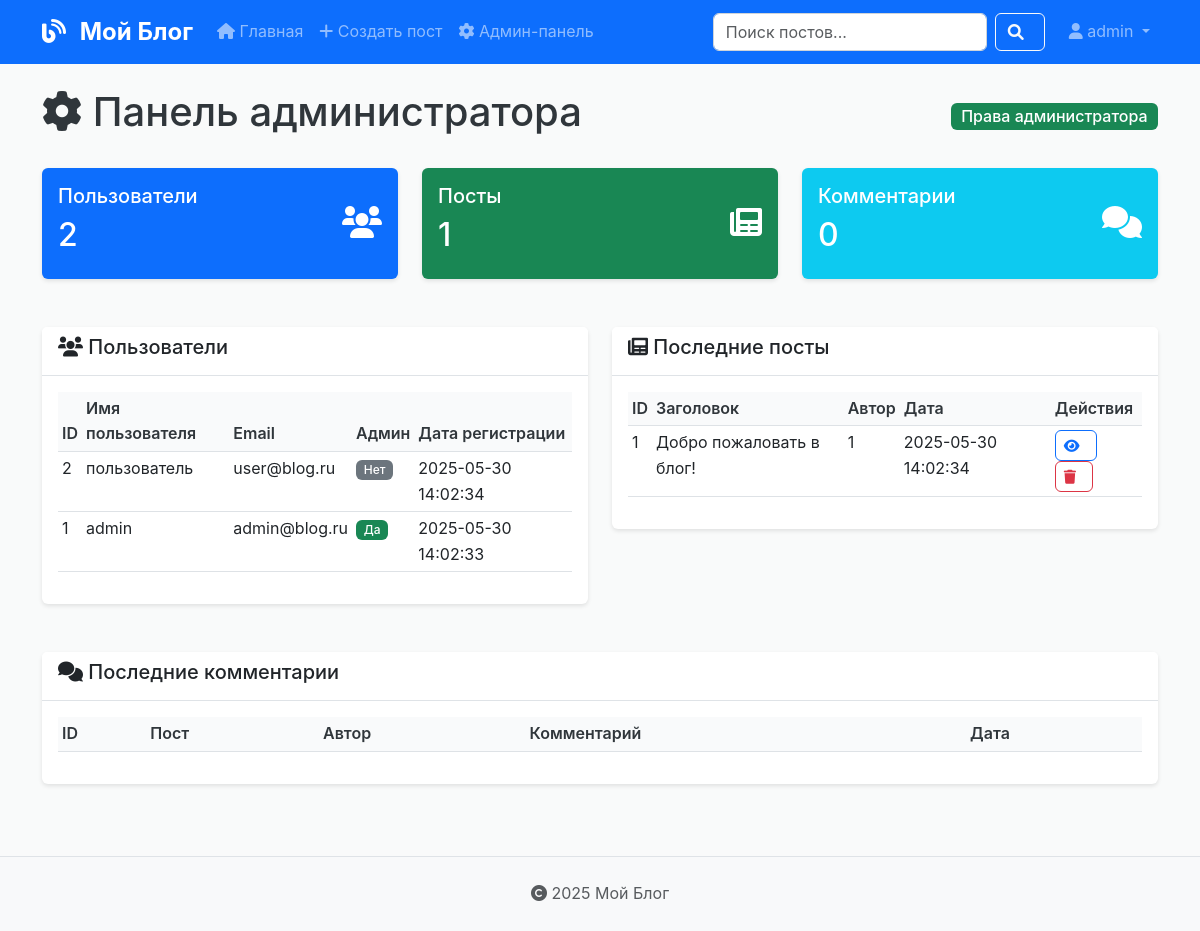
Page /admin (signed in) on the earlier database version.
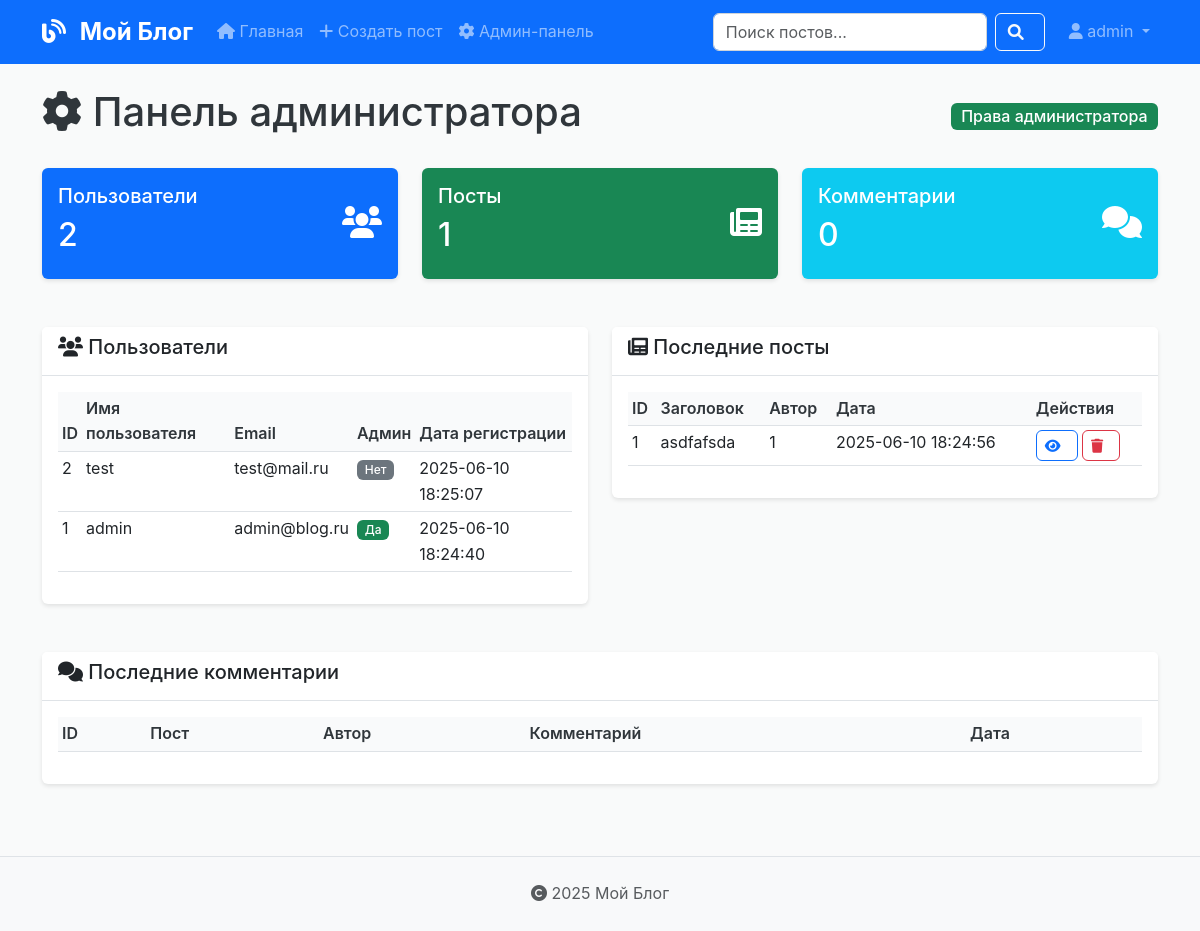
Same page on the later database version.
### tables this page shows
CREATE TABLE users (
            id INTEGER PRIMARY KEY AUTOINCREMENT,
            username TEXT UNIQUE NOT NULL CHECK(length(username) >= 4 AND length(username) <= 50),
            email TEXT UNIQUE NOT NULL CHECK(email LIKE '%_@_%._%'),
            password_hash TEXT NOT NULL CHECK(length(password_hash) >= 8),
            is_admin INTEGER DEFAULT 0 CHECK(is_admin IN (0, 1)),
            created_at TIMESTAMP DEFAULT CURRENT_TIMESTAMP
        );

CREATE TABLE posts (
            id INTEGER PRIMARY KEY AUTOINCREMENT,
            title TEXT NOT NULL CHECK(length(title) >= 1 AND length(title) <= 200),
            content TEXT NOT NULL CHECK(length(content) >= 1),
            author_id INTEGER NOT NULL,
            image_path TEXT CHECK(length(image_path) <= 255),
            created_at TIMESTAMP DEFAULT CURRENT_TIMESTAMP,
            FOREIGN KEY (author_id) REFERENCES users (id) ON DELETE CASCADE
        );

### routes.py (the view)
@app.route('/admin')
def admin():
    if 'user_id' not in session:
        flash('Доступ запрещен!', 'danger')
        return redirect(url_for('login'))
    if not session.get('is_admin'):
        flash('Недостаточно прав доступа!', 'danger')
        return redirect(url_for('index'))
    try:
        conn = get_db_connection()
        page = request.args.get('page', 1, type=int)
        per_page = 10
        offset = (page - 1) * per_page
        users = conn.execute('SELECT * FROM users ORDER BY created_at DESC LIMIT ? OFFSET ?', (per_page, offset)).fetchall()
        posts = conn.execute('SELECT * FROM posts ORDER BY created_at DESC LIMIT ? OFFSET ?', (per_page, offset)).fetchall()
        comments = conn.execute('SELECT * FROM comments ORDER BY created_at DESC LIMIT ? OFFSET ?', (per_page, offset)).fetchall()
        conn.close()
        return render_template('admin.html', users=users, posts=posts, comments=comments, page=page, per_page=per_page)
    except sqlite3.Error as e:
        logging.error(f'Admin error: {e}')
        flash('Ошибка загрузки данных.', 'danger')
        return redirect(url_for('index'))

### app.py (called while the page is built)
@app.after_request
def add_security_headers(response):
    response.headers['Content-Security-Policy'] = (
        "default-src 'self'; "
        "script-src 'self' https://cdn.jsdelivr.net https://cdnjs.cloudflare.com; "
        "style-src 'self' https://cdn.jsdelivr.net https://cdnjs.cloudflare.com; "
        "img-src 'self' data:; "
        "font-src 'self' https://cdnjs.cloudflare.com;"
    )
    response.headers['Strict-Transport-Security'] = 'max-age=31536000; includeSubDomains'
    response.headers['X-Content-Type-Options'] = 'nosniff'
    response.headers['X-Frame-Options'] = 'DENY'
    response.headers['X-XSS-Protection'] = '1; mode=block'
    response.headers['Referrer-Policy'] = 'strict-origin-when-cross-origin'
    return response

### models.py (called while the page is built)
def get_db_connection():
    try:
        conn = sqlite3.connect(DATABASE, timeout=10)
        conn.row_factory = sqlite3.Row
        return conn
    except sqlite3.Error as e:
        raise Exception(f"Database connection failed: {e}")

### templates/admin.html (shortened to what the changed rows need)
{% extends "base.html" %}
{% block content %}
<div class="d-flex justify-content-between align-items-center mb-4">
    <h1><i class="fas fa-cog"></i> Панель администратора</h1>
</div>
<div class="row">
    <div class="col-md-4">
        <div class="card text-white bg-primary">
            <div class="card-body">
                <div class="d-flex justify-content-between">
                    <div>
                        <h2>{{ users|length }}</h2>
                    </div>
                </div>
            </div>
        </div>
    </div>
    <div class="col-md-4">
        <div class="card text-white bg-success">
            <div class="card-body">
                <div class="d-flex justify-content-between">
                    <div>
                        <h2>{{ posts|length }}</h2>
                    </div>
                </div>
            </div>
        </div>
    </div>
    <div class="col-md-4">
        <div class="card text-white bg-info">
            <div class="card-body">
                <div class="d-flex justify-content-between">
                    <div>
                        <h2>{{ comments|length }}</h2>
                    </div>
                </div>
            </div>
        </div>
    </div>
</div>
<div class="row mt-4">
    <div class="col-md-6">
        <div class="card">
            <div class="card-body">
                <div class="table-responsive">
                    <table class="table table-sm">
                        <thead>
                            <tr>
                                <th>ID</th>
                                <th>Имя пользователя</th>
                                <th>Email</th>
                                <th>Админ</th>
                                <th>Дата регистрации</th>
                            </tr>
                        </thead>
                        <tbody>
                            {% for user in users %}
                                <tr>
                                    <td>{{ user.id }}</td>
                                    <td>{{ user.username }}</td>
                                    <td>{{ user.email }}</td>
                                    <td>
                                        {% if user.is_admin %}
                                            <span class="badge bg-success">Да</span>
                                        {% else %}
                                            <span class="badge bg-secondary">Нет</span>
                                        {% endif %}
                                    </td>
                                    <td>{{ user.created_at }}</td>
                                </tr>
                            {% endfor %}
                        </tbody>
                    </table>
                </div>
            </div>
        </div>
    </div>
    <div class="col-md-6">
        <div class="card">
            <div class="card-body">
                <div class="table-responsive">
                    <table class="table table-sm">
                        <thead>
                            <tr>
                                <th>ID</th>
                                <th>Заголовок</th>
                                <th>Автор</th>
                                <th>Дата</th>
                                <th>Действия</th>
                            </tr>
                        </thead>
                        <tbody>
                            {% for post in posts[:10] %}
                                <tr>
                                    <td>{{ post.id }}</td>
                                    <td>{{ post.title[:30] }}{% if post.title|length > 30 %}...{% endif %}</td>
                                    <td>{{ post.author_id }}</td>
                                    <td>{{ post.created_at }}</td>
                                    <td>
                                        <a href="{{ url_for('view_post', post_id=post.id) }}" class="btn btn-sm btn-outline-primary">
                                            <i class="fas fa-eye"></i>
                                        </a>
                                        <a href="{{ url_for('delete_post', post_id=post.id) }}" class="btn btn-sm btn-outline-danger"
                                           onclick="return confirm('Удалить пост?')">
                                            <i class="fas fa-trash"></i>
                                        </a>
                                    </td>
                                </tr>
                            {% endfor %}
                        </tbody>
                    </table>
                </div>
            </div>
        </div>
    </div>
</div>
<div class="row mt-4">
    <div class="col-12">
        <div class="card">
            <div class="card-body">
                <div class="table-responsive">
                    <table class="table table-sm">
                        <thead>
                            <tr>
                                <th>ID</th>
                                <th>Пост</th>
                                <th>Автор</th>
                                <th>Комментарий</th>
                                <th>Дата</th>
                            </tr>
                        </thead>
                    </table>
                </div>
            </div>
        </div>
    </div>
</div>
{% endblock %}

### templates/base.html (shortened to what this page needs)
<!DOCTYPE html>
<html lang="ru">
<head>
    <link href="https://cdn.jsdelivr.net/npm/bootstrap@5.3.0/dist/css/bootstrap.min.css"
          rel="stylesheet"
>
    <link href="https://cdnjs.cloudflare.com/ajax/libs/font-awesome/6.0.0/css/all.min.css"
          rel="stylesheet"
>
    <link href="{{ url_for('static', filename='style.css') }}" rel="stylesheet">
</head>
<body>
    <nav class="navbar navbar-expand-lg navbar-dark bg-primary">
        <div class="container">
            <a class="navbar-brand" href="{{ url_for('index') }}">
                <i class="fas fa-blog"></i> Мой Блог
            </a>
            <div class="collapse navbar-collapse" id="navbarNav">
                <ul class="navbar-nav me-auto">
                    <li class="nav-item">
                        <a class="nav-link" href="{{ url_for('index') }}">
                            <i class="fas fa-home"></i> Главная
                        </a>
                    </li>
                    {% if session.user_id %}
                        <li class="nav-item">
                            <a class="nav-link" href="{{ url_for('create_post') }}">
                                <i class="fas fa-plus"></i> Создать пост
                            </a>
                        </li>
                        {% if session.is_admin %}
                            <li class="nav-item">
                                <a class="nav-link" href="{{ url_for('admin') }}">
                                    <i class="fas fa-cog"></i> Админ-панель
                                </a>
                            </li>
                        {% endif %}
                    {% endif %}
                </ul>
                <form class="d-flex me-3" action="{{ url_for('search') }}" method="GET">
                    <input class="form-control me-2" type="search" name="q" placeholder="Поиск постов..." value="{{ request.args.get('q', '') }}">
                    <button class="btn btn-outline-light" type="submit">
                        <i class="fas fa-search"></i>
                    </button>
                </form>
                <ul class="navbar-nav">
                    {% if session.user_id %}
                        <li class="nav-item dropdown">
                            <a class="nav-link dropdown-toggle" href="#" role="button" data-bs-toggle="dropdown">
                                <i class="fas fa-user"></i> {{ session.username }}
                            </a>
                        </li>
                    {% endif %}
                </ul>
            </div>
        </div>
    </nav>
    <main class="container my-4">
        {% block content %}{% endblock %}
    </main>
    <footer class="bg-light py-4 mt-5">
        <div class="container text-center">
            <p class="text-muted mb-0">
                <i class="fas fa-copyright"></i> 2025 Мой Блог
            </p>
        </div>
    </footer>
</body>
</html>

Differences in the rows shown:
changed users "admin": created_at "2025-05-30 14:02:33" → "2025-06-10 18:24:40"
changed users id 2: username "пользователь" → "test"; email "user@blog.ru" → "test@mail.ru"; created_at "2025-05-30 14:02:34" → "2025-06-10 18:25:07"
changed posts id 1: title "Добро пожаловать в блог!" → "asdfafsda"; created_at "2025-05-30 14:02:34" → "2025-06-10 18:24:56"
